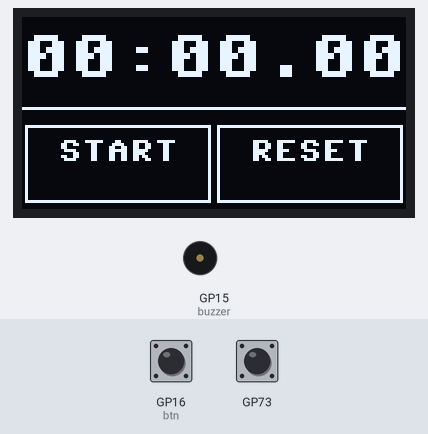
A program run on a simulated Raspberry Pi Pico running MicroPython. Shown: 128×64 one-colour display, buzzer (waves = sounding). Inputs (shaded band) come from the test bench; at power-on: GP16 (btn) HIGH. Random numbers come from a fixed seed; library files of the repository ran but are not shown: ssd1306.py; what the program prints to the serial console is not drawn.

Above: at 1.2 s.
1.3 s: GP16 (btn) pulled LOW for 0.15 s
2.0 s: GP16 (btn) pulled LOW for 1 s
At 4.2 s:
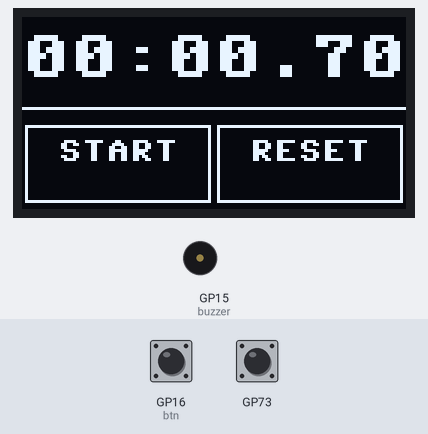
4.5 s: BOOTSEL button pressed for 3.2 s
At 6.87 s:
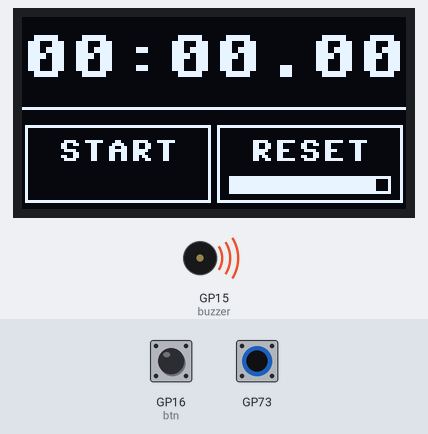
9.2 s: BOOTSEL button pressed for 0.15 s
Timing chart, 0 to 11.9 s (numbered marks = the images above; inputs shaded):
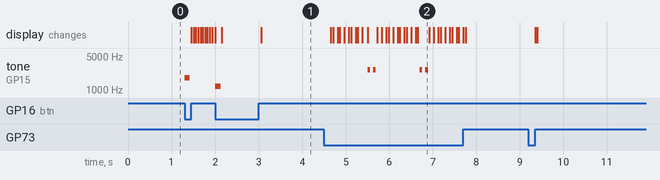

Measured:
- after the input at 1.3 s, tone on GP15 (buzzer): silent → 1800 Hz at once, → silent 0.12 s later
- after the input at 2.0 s, tone on GP15 (buzzer): silent → 1200 Hz at once, → silent 0.12 s later
- after the input at 4.5 s, tone on GP15 (buzzer): plays 2600 Hz for 0.06 s, 2600 Hz for 0.06 s, 2600 Hz for 0.06 s, 2600 Hz for 0.06 s, starting after 1.0 s; the display: first changes after 0.16 s (image 2 shows a later state)

The program:

main.py
```python
# main.py — stopwatch, GME12864-11 / SSD1306 128x64
from machine import Pin, I2C, PWM
from ssd1306 import SSD1306_I2C
import framebuf
import random
import rp2
import time

# --- config ---
I2C_ID, SDA_PIN, SCL_PIN = 0, 4, 5
I2C_FREQ = 400_000          # 400 kHz: ~23 ms to push a full 1024-byte frame
BOOTSEL_HOLD_MS = 1000      # 1-second hold to reset
TARGET_FPS = 20
FRAME_MS = 1000 // TARGET_FPS
RESET_FLASH_MS = 250        # how long the RESET tile stays lit after firing
TRIPLE_TAP_WINDOW_MS = 500  # window to register triple-tap for glitch
GLITCH_RUN_MS  = 3000       # how long the glitch animation runs once triggered
BUZZER_PIN = 15             # PWM pin for passive buzzer (Pin 20)
BUZZER_ENABLED = True       # set False to mute buzzer
BUZZER_DUTY = 16384         # 25% duty — quieter. Range: 0 (silent) to 65535 (100%, silent).

# --- layout (128x64) ---
TIME_SCALE = 2              # 8x8 font scaled 2x -> 16x16 per char
TIME_X, TIME_Y = 0, 6       # 8 chars * 16 px = 128 px, exactly the full width
CHAR_W = 8 * TIME_SCALE
CHAR_H = 8 * TIME_SCALE

SEP_Y = 30                  # divider between the time and the two tiles
BTN_Y, BTN_H = 36, 26
BTN_L_X, BTN_L_W = 1, 62    # start/stop tile
BTN_R_X, BTN_R_W = 65, 62   # reset tile

# --- hardware ---
print("Initializing I2C at 400 kHz...")
i2c = I2C(I2C_ID, sda=Pin(SDA_PIN), scl=Pin(SCL_PIN), freq=I2C_FREQ)
print(f"I2C scan: {i2c.scan()}")

oled = SSD1306_I2C(128, 64, i2c, addr=0x3C)

# Button on GP16 to GND — start/stop toggle
btn = Pin(16, Pin.IN, Pin.PULL_UP)

# Passive buzzer on GP15 (PWM) — a passive buzzer has no oscillator of its own,
# so it needs an audio-frequency square wave, not a DC level.
buzzer = PWM(Pin(BUZZER_PIN))
buzzer.freq(2000)
buzzer.duty_u16(0)          # start silent

# --- state ---
running      = False
elapsed_us   = 0
last_tick_us = time.ticks_us()   # delta accumulator: wrap-safe, no drift
btn_released = True              # only count a press after seeing release (debounce)
bootsel_press_time = 0
reset_flash_until  = 0
glitch_until       = 0     # glitch animation runs until this time
glitch_sound_phase = 0     # which tone in the glitch sound sequence we're on
glitch_sound_start = 0     # when current tone started
in_glitch          = False
tap_times          = []    # timestamps of recent START/STOP taps for triple-tap detection
last_draw_ms = 0

# cached render state, so we only repaint what actually changed
prev_time_chars = [None] * 8
prev_left  = None                # (label, inverted)
prev_right = None                # (inverted, progress_bucket)


# --- buzzer: context-aware beep tones ---
def tone(freq_hz, ms, gap_ms=0):
    """Sound `freq_hz` for `ms`, then optionally stay silent for `gap_ms`."""
    if not BUZZER_ENABLED:
        return
    buzzer.freq(freq_hz)
    buzzer.duty_u16(BUZZER_DUTY)
    time.sleep_ms(ms)
    buzzer.duty_u16(0)          # duty 0 = silent; freq is left alone
    if gap_ms > 0:
        time.sleep_ms(gap_ms)

def beep_start():
    """Single tone — timing has begun."""
    tone(1800, 120)

def beep_stop():
    """Single lower tone — paused."""
    tone(1200, 120)

def beep_reset():
    """Two short identical chirps — distinct from start/stop."""
    tone(2600, 60, 70)
    tone(2600, 60)

def beep_glitch():
    """Start non-blocking glitch sound — advances during render loop."""
    global glitch_sound_phase, glitch_sound_start
    if not BUZZER_ENABLED:
        return
    # Sequence: (freq, duration_ms), gaps between tones
    glitch_sound_phase = 0
    glitch_sound_start = time.ticks_ms()

def _glitch_sound_tick():
    """Advance glitch sound one step. Call from render loop."""
    global glitch_sound_phase, glitch_sound_start
    now = time.ticks_ms()
    seq = [(3000, 150), (2000, 150), (1200, 150), (600, 200)]
    gaps = [80, 80, 80, 0]
    if glitch_sound_phase >= len(seq):
        buzzer.duty_u16(0)
        return
    freq, dur = seq[glitch_sound_phase]
    if time.ticks_diff(now, glitch_sound_start) >= dur:
        buzzer.duty_u16(0)
        if gaps[glitch_sound_phase] > 0:
            glitch_sound_phase += 1
            glitch_sound_start = now
        else:
            glitch_sound_phase = len(seq)  # done
    buzzer.freq(freq)
    buzzer.duty_u16(BUZZER_DUTY)


def format_time(us):
    """us -> 'MM:SS.CC' (8 chars), clamped at 99:59.99."""
    cs = us // 10_000                       # centiseconds
    m, cs = divmod(cs, 6000)
    s, cs = divmod(cs, 100)
    if m > 99:                              # keep it 8 chars wide
        return "99:59.99"
    return f"{m:02d}:{s:02d}.{cs:02d}"


# --- scaled text: render one 8x8 glyph into a scratch buffer, blow it up ---
_glyph_buf = bytearray(8)                   # 8x8 MONO_VLSB == 8 bytes
_glyph = framebuf.FrameBuffer(_glyph_buf, 8, 8, framebuf.MONO_VLSB)


def draw_char_scaled(ch, x, y, scale):
    """Draw one character at `scale`x size. framebuf has no scaling, so we
    rasterise the glyph at 1x and expand each set pixel into a scale x scale block."""
    _glyph.fill(0)
    _glyph.text(ch, 0, 0, 1)
    oled.fill_rect(x, y, 8 * scale, 8 * scale, 0)
    for cy in range(8):
        for cx in range(8):
            if _glyph.pixel(cx, cy):
                oled.fill_rect(x + cx * scale, y + cy * scale, scale, scale, 1)


def draw_time(tstr):
    """Repaint only the digits that changed. Returns True if anything was drawn."""
    dirty = False
    for i in range(8):
        if tstr[i] != prev_time_chars[i]:
            draw_char_scaled(tstr[i], TIME_X + i * CHAR_W, TIME_Y, TIME_SCALE)
            prev_time_chars[i] = tstr[i]
            dirty = True
    return dirty


def draw_tile(x, w, label, inverted, progress):
    """One UI tile: outlined box, centred label, optional hold-progress bar.
    `inverted` fills the tile and flips the label — that is the 'pressed' look."""
    fg = 0 if inverted else 1
    oled.fill_rect(x, BTN_Y, w, BTN_H, 1 if inverted else 0)
    oled.rect(x, BTN_Y, w, BTN_H, 1)
    oled.text(label, x + (w - len(label) * 8) // 2, BTN_Y + 5, fg)
    if progress > 0:                        # hold-to-reset fill, drawn under the label
        bx, by = x + 4, BTN_Y + BTN_H - 9
        bw, bh = w - 8, 6
        oled.rect(bx, by, bw, bh, fg)
        fw = int((bw - 2) * progress)
        if fw > 0:
            oled.fill_rect(bx + 1, by + 1, fw, bh - 2, fg)


def full_redraw():
    """Clear and repaint the whole screen (used at boot and after a glitch)."""
    global prev_left, prev_right
    oled.fill(0)
    oled.hline(0, SEP_Y, 128, 1)
    prev_time_chars[:] = [None] * 8          # force full time repaint
    draw_time(format_time(elapsed_us))
    label = "STOP" if running else "START"
    draw_tile(BTN_L_X, BTN_L_W, label, False, 0)
    draw_tile(BTN_R_X, BTN_R_W, "RESET", False, 0)
    oled.show()
    prev_left  = (label, False)
    prev_right = (False, 0)


def glitch_frame():
    """One frame of screen corruption: tear a few rows, scatter static."""
    for _ in range(5):                                   # horizontal row tears
        y = random.randrange(64)
        dx = random.choice((-12, -8, -4, 4, 8, 12))
        # tear the row by drawing random black/white segments
        oled.fill_rect(0, y, 128, 1, 0)
        x = 0
        while x < 128:
            seg_w = random.randint(2, 15)
            if x + seg_w > 128:
                seg_w = 128 - x
            oled.fill_rect(x, y, seg_w, 1, random.randint(0, 1))
            x += seg_w
    for _ in range(6):                                   # static blocks
        oled.fill_rect(random.randrange(128), random.randrange(64),
                       random.randrange(1, 20), random.randrange(1, 3),
                       1 if random.random() < 0.5 else 0)


# --- first paint ---
full_redraw()

print("=" * 50)
print("STOPWATCH READY")
print("  - GP16 button tap: start/stop")
print("  - BOOTSEL hold 1s: reset time (only when stopped)")
print("  - triple-tap GP16 within 0.5s: glitch")
print("=" * 50)

while True:
    now_ms = time.ticks_ms()

    # --- accumulate elapsed time from per-loop deltas ---
    # Each delta is a few ms, so ticks_diff never approaches its +/-2^29 us limit
    # and the 2^30 us wrap of ticks_us() is handled correctly. Integer us in,
    # integer us out, so this accumulates exactly — no drift.
    now_us = time.ticks_us()
    dt_us = time.ticks_diff(now_us, last_tick_us)
    last_tick_us = now_us
    if running:
        elapsed_us += dt_us

    # --- freeze all button processing during glitch animation ---
    gp16_down = False
    hold_ms = 0
    if not in_glitch:
        # --- GP16 button: start/stop toggle (active low, one trigger per press) ---
        btn_val = btn.value()
        gp16_down = (btn_val == 0)

        if gp16_down and btn_released:      # pressed, and we saw a release first
            # --- triple-tap detection for glitch trigger ---
            tap_times.append(now_ms)
            # remove taps older than the window
            while tap_times and time.ticks_diff(now_ms, tap_times[0]) > TRIPLE_TAP_WINDOW_MS:
                tap_times.pop(0)
            if len(tap_times) >= 3:
                # triple-tap detected -> trigger glitch
                running = False       # pause timer during/after glitch
                in_glitch = True
                glitch_until = time.ticks_add(now_ms, GLITCH_RUN_MS)
                tap_times.clear()
                beep_glitch()  # start non-blocking sound
                print("GLITCH (triple-tap)")
            else:
                # normal start/stop toggle
                running = not running
                if running:
                    beep_start()
                else:
                    beep_stop()
                print(f"{'START' if running else 'STOP'}: {format_time(elapsed_us)}")
        btn_released = not gp16_down

        # --- BOOTSEL: reset only (1-second hold, only while stopped) ---
        bs = rp2.bootsel_button()           # 1=pressed, 0=released
        hold_ms = 0
        if bs == 1:
            if bootsel_press_time == 0:
                bootsel_press_time = now_ms
            hold_ms = time.ticks_diff(now_ms, bootsel_press_time)
            if hold_ms >= BOOTSEL_HOLD_MS:
                if not running:
                    elapsed_us = 0
                    reset_flash_until = time.ticks_add(now_ms, RESET_FLASH_MS)
                    beep_reset()
                    print("RESET (BOOTSEL hold)")
                bootsel_press_time = 0      # clear so the next press can trigger again
                hold_ms = 0
        else:
            bootsel_press_time = 0          # released, clear timer

    # --- render at a fixed rate, pushing to I2C only when something changed ---
    if time.ticks_diff(now_ms, last_draw_ms) >= FRAME_MS:
        last_draw_ms = now_ms
        if time.ticks_diff(glitch_until, now_ms) > 0:      # glitch burst in progress
            in_glitch = True
            _glitch_sound_tick()  # advance glitch sound during animation
            glitch_frame()
            oled.show()
        else:
            if in_glitch:                                  # just finished -> clean restore
                full_redraw()
                in_glitch = False
            dirty = draw_time(format_time(elapsed_us))

            left = ("STOP" if running else "START", gp16_down)
            if left != prev_left:
                draw_tile(BTN_L_X, BTN_L_W, left[0], left[1], 0)
                prev_left = left
                dirty = True

            # reset tile: fills as BOOTSEL is held, then flashes solid when it fires
            flashing = time.ticks_diff(reset_flash_until, now_ms) > 0
            progress = 0.0
            if not running and hold_ms > 0:
                progress = hold_ms / BOOTSEL_HOLD_MS
                if progress > 1.0:
                    progress = 1.0
            # bucket the bar so we only repaint on a visible step, not every frame
            right = (flashing, int(progress * 12))
            if right != prev_right:
                draw_tile(BTN_R_X, BTN_R_W, "RESET", flashing, progress)
                prev_right = right
                dirty = True

            if dirty:
                oled.show()

    time.sleep_ms(5)    # short poll so button taps are not missed
```
